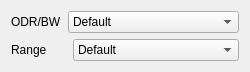
   <widget class="QWidget" name="verticalLayoutWidget_10">
    <property name="geometry">
     <rect>
      <x>470</x>
      <y>720</y>
      <width>222</width>
      <height>71</height>
     </rect>
    </property>
    <layout class="QVBoxLayout" name="verticalLayout_4">
     <item>
      <layout class="QHBoxLayout" name="horizontalLayout_13" stretch="1,3">
       <item>
        <widget class="QLabel" name="label_17">
         <property name="text">
          <string>ODR/BW</string>
         </property>
        </widget>
       </item>
       <item>
        <widget class="QComboBox" name="ACC_ODR_BW">
         <item>
          <property name="text">
           <string>Default</string>
          </property>
         </item>
         <item>
          <property name="text">
           <string>ODR15.63Hz/BW7.81Hz</string>
          </property>
         </item>
         <item>
          <property name="text">
           <string>ODR31.25Hz/BW15.63Hz</string>
          </property>
         </item>
         <item>
          <property name="text">
           <string>ODR62.5Hz/BW31.25Hz</string>
          </property>
         </item>
         <item>
          <property name="text">
           <string>ODR125Hz/BW62.5Hz</string>
          </property>
         </item>
         <item>
          <property name="text">
           <string>ODR250Hz/BW125Hz</string>
          </property>
         </item>
        </widget>
       </item>
      </layout>
     </item>
     <item>
      <layout class="QHBoxLayout" name="horizontalLayout_20" stretch="1,3">
       <item>
        <widget class="QLabel" name="label_18">
         <property name="text">
          <string>Range</string>
         </property>
        </widget>
       </item>
       <item>
        <widget class="QComboBox" name="ACC_range">
         <item>
          <property name="text">
           <string>Default</string>
          </property>
         </item>
         <item>
          <property name="text">
           <string>2G</string>
          </property>
         </item>
         <item>
          <property name="text">
           <string>4G</string>
          </property>
         </item>
         <item>
          <property name="text">
           <string>8G</string>
          </property>
         </item>
         <item>
          <property name="text">
           <string>16G</string>
          </property>
         </item>
        </widget>
       </item>
      </layout>
     </item>
    </layout>
   </widget>
